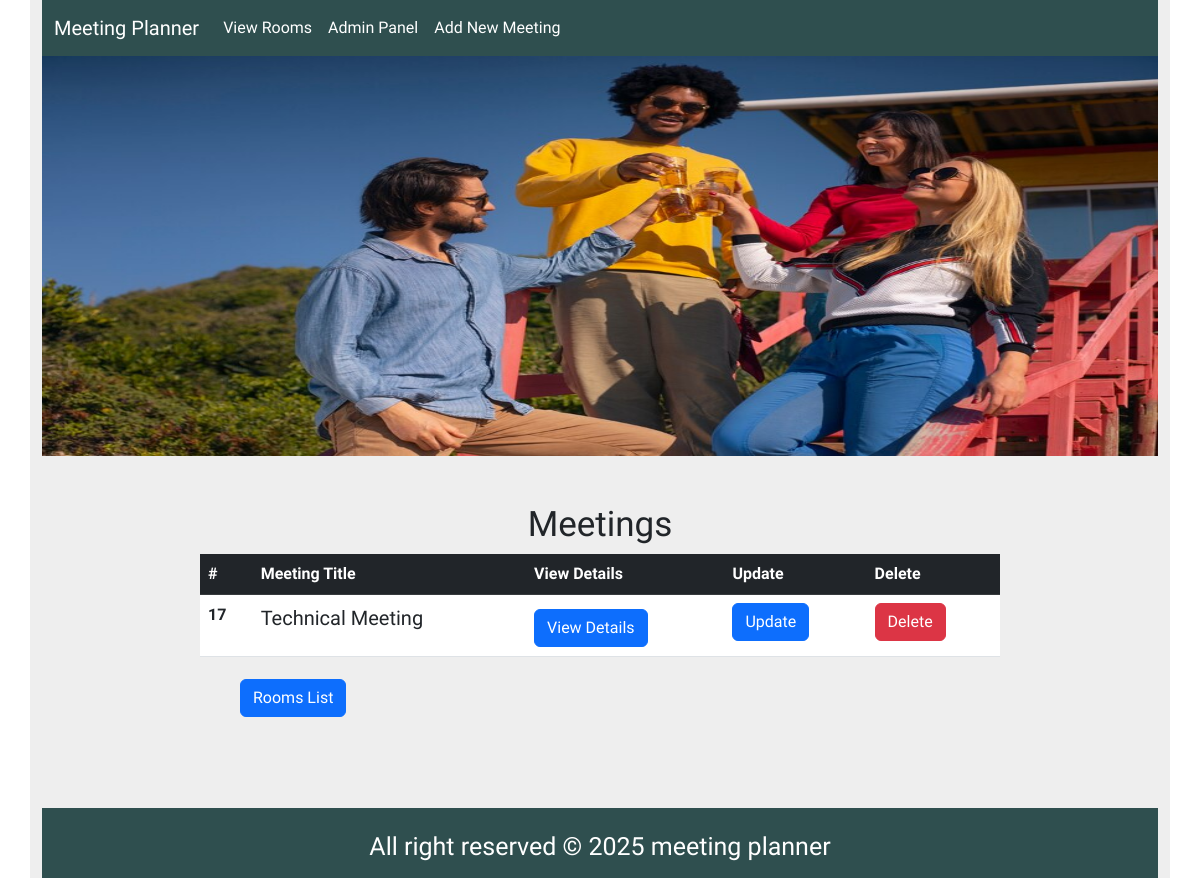
Before: /welcome.html with the older database file.
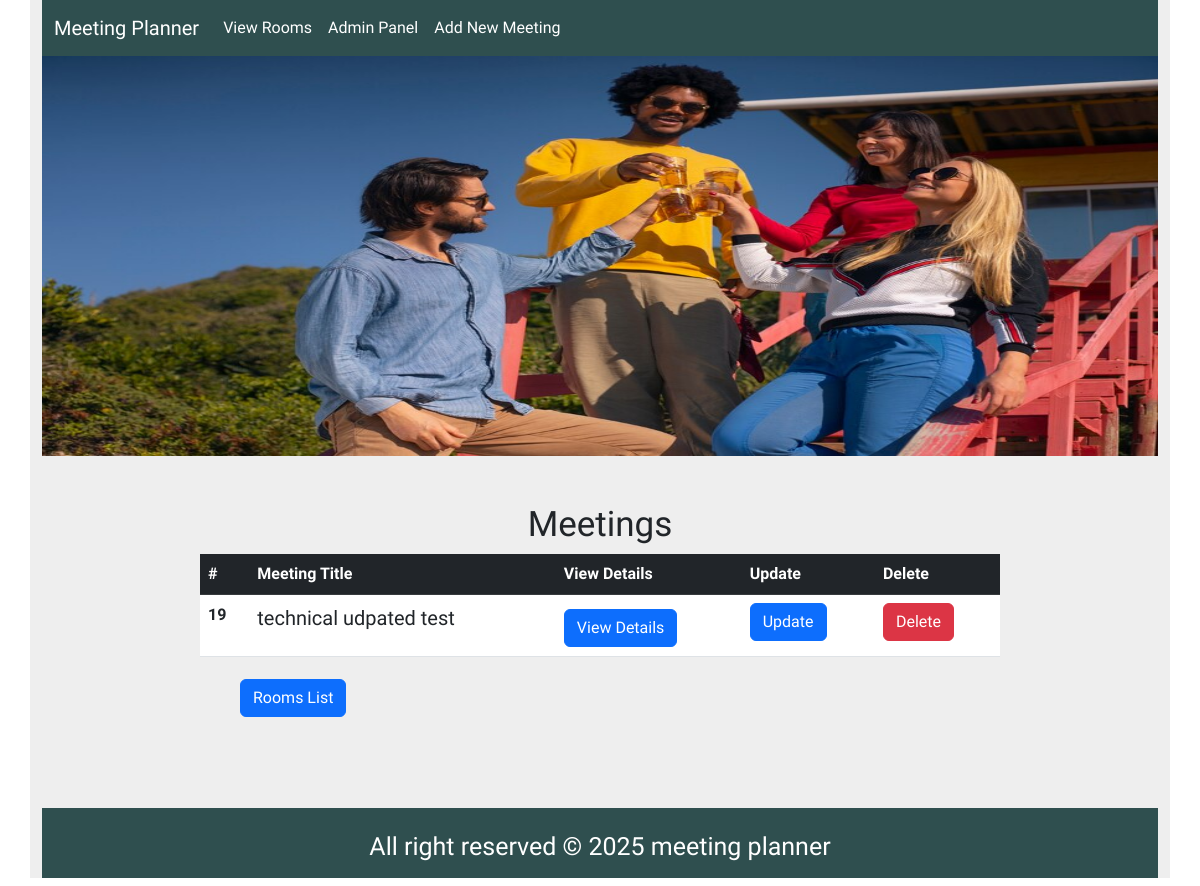
After: the same page with the newer database file.
### meetings/models.py (models this page shows, shortened)
class Meeting(models.Model):
    title = models.CharField(max_length=200)
    date = models.DateField()
    start_time = models.TimeField(default=time(9))
    duration = models.IntegerField(default=1)
    room=models.ForeignKey(Room, on_delete=models.CASCADE)

### website/views.py (the view)
# urls.py: path('welcome.html',welcome, name="welcome"),
def welcome(request):
    return render(request, "website/welcome.html",{"meetings": Meeting.objects.all()})

### website/templates/website/welcome.html
{% extends 'base.html' %}

### website/templates/base.html (shortened to what this page needs)
{% load static %}
<!DOCTYPE html>
<html lang="en">
<head>
    <link rel="stylesheet" href="{% static 'style.css' %}">
    {% block bootstrap-link %}
    <link rel="stylesheet" href="https://cdn.jsdelivr.net/npm/bootstrap@5.3.0-alpha1/dist/css/bootstrap.min.css">
    {% endblock bootstrap-link %}
</head>
<body>
 <div class="container">
    <nav class="navbar navbar-expand-lg navbar-light bg-light" style="background-color:darkslategrey !important;">
        <div class="container-fluid">
          <a     class="navbar-brand" href="{% url 'welcome' %}">Meeting Planner</a>
          <div class="collapse navbar-collapse" id="navbarNavDropdown">
            <ul class="navbar-nav">
              <li class="nav-item">
                <li><a class="nav-link active" aria-current="page" href="{% url 'rooms' %}">View Rooms</a></li>
              </li>
              <li class="nav-item">
                <li><a  class="nav-link" href="{% url 'admin:index' %}">Admin Panel</a></li>
              </li>
              <li class="nav-item">
                <li><a class="nav-link" href="{% url 'new' %}" id="contact-align">Add New Meeting</a></li>
              </li>
            </ul>
          </div>
        </div>
      </nav>
      {% block container-content %}
        <img src="{% static 'meeting-crew.jpg' %}" alt="" style="width:100%; height:400px;">
    <div class="content">
        <br><br>
        <h2 style="text-align:center; font-size:35px;">Meetings</h2>
        <table class="table">
            <thead class="table-dark">
              <tr>
                <th scope="col">#</th>
                <th scope="col">Meeting Title</th>
                <th scope="col">View Details</th>
                <th scope="col">Update</th>
                <th scope="col">Delete</th>
              </tr>
            </thead>
            <tbody>
             {% for meeting in meetings %}
              <tr>
                <th scope="row">{{meeting.id}}</th>
                <td class="meeting-table-text">{{meeting.title}}</td>
                <td><a href="{% url 'detail' meeting.id %}" style="font-size:30px;"><button class="btn btn-primary">View Details</button></a></td>
                <td><a href="{% url 'edit' meeting.id %}"><button class="btn btn-primary">Update</button></a></td>
                <td>
                    <form action="{% url 'delete' meeting.id %}" method="POST" style="display:inline;">
                    <button class="btn btn-danger" onclick="return confirm('Are you sure you want to delete this meeting?');">Delete</button></td>
              </tr>
              {% endfor %}
            </tbody>
          </table>
    <a  class="room-list" href="{% url 'rooms' %}"><button class="btn btn-primary">Rooms List </button></a>
    </div>
    <div class="footer">
        <div class="footer-text">All right reserved &copy; 2025 meeting planner</div>
    </div>
 </div>
 {% endblock container-content %}
</body>
</html>

Changed rows visible on the page:
removed Meeting: id "17", title "Technical Meeting"
added Meeting: id "19", title "technical udpated test"
